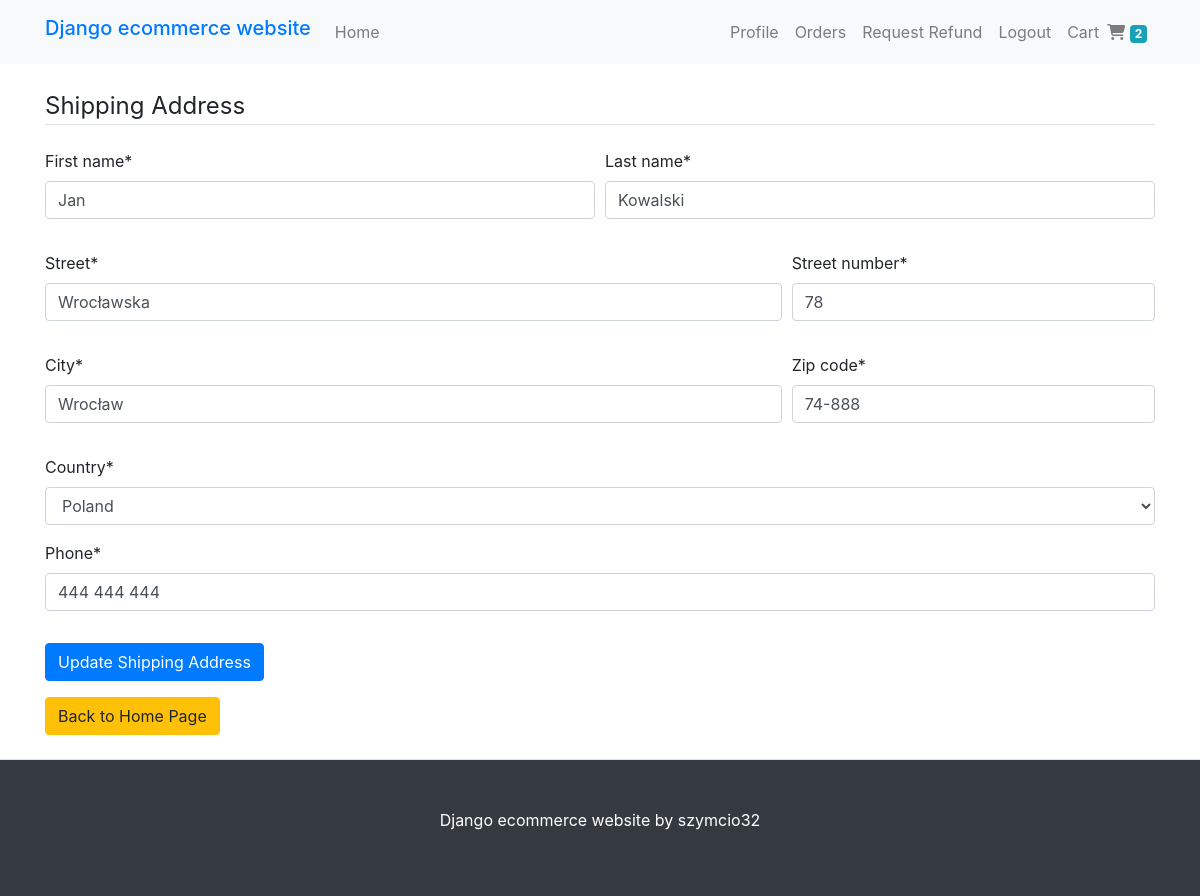
/accounts/profile/ (signed in), run on the app's committed database.
### carts/models.py (models this page shows, shortened)
class Order(models.Model):
    order_id = models.CharField(max_length=20)
    user = models.ForeignKey(settings.AUTH_USER_MODEL, on_delete=models.CASCADE)
    items = models.ManyToManyField(OrderItem)
    ordered = models.BooleanField(default=False)
    created_date = models.DateTimeField(auto_now_add=True)
    shipping_address = models.ForeignKey(ShippingAddress, on_delete=models.SET_NULL, null=True, blank=True)
    payment = models.ForeignKey(Payment, on_delete=models.SET_NULL, null=True, blank=True)
    promo_code_applied = models.BooleanField(default=False)
    promo_code_discount = models.FloatField(default=0)
    refund_requested = models.BooleanField(default=False)
    refund_granted = models.BooleanField(default=False)
    def get_total_quantity(self):
        return sum(item.quantity for item in self.items.all())

class OrderItem(models.Model):
    user = models.ForeignKey(settings.AUTH_USER_MODEL, on_delete=models.CASCADE)
    item = models.ForeignKey(Product, on_delete=models.CASCADE)
    quantity = models.IntegerField(default=1)
    created_date = models.DateTimeField(auto_now_add=True)

### checkout/models.py (models this page shows, shortened)
class ShippingAddress(models.Model):
    user = models.ForeignKey(settings.AUTH_USER_MODEL, on_delete=models.CASCADE)
    first_name = models.CharField(max_length=100)
    last_name = models.CharField(max_length=100)
    street = models.CharField(max_length=100)
    street_number = models.CharField(max_length=10)
    zip_code = models.CharField(max_length=30)
    city = models.CharField(max_length=50)
    country = CountryField()
    phone = models.CharField(max_length=30)
    current_address = models.BooleanField(default=False)

### checkout/views.py (the view, shortened to what this page needs)
# urls.py: path('accounts/profile/', ShippingAddressUpdateView.as_view(), name='profile'),
class ShippingAddressUpdateView(LoginRequiredMixin, SuccessMessageMixin, UpdateView):
    form_class = ShippingAddressForm
    template_name = 'checkout/profile.html'
    success_message = "The address has been successfully updated"
    def get_object(self):
        obj = ShippingAddress.objects.filter(user=self.request.user, current_address=True)
        return obj.first() if obj.exists() else None

### checkout/models.py
class ShippingAddressForm(forms.ModelForm):
    save_address = forms.BooleanField(required=False, label='Save the billing addres')
    class Meta:
        model = ShippingAddress
        fields = [
            'first_name',
            'last_name',
            'street',
            'street_number',
            'zip_code',
            'city',
            'country',
            'phone'
        ]

### carts/templatetags/cart_icon.py (called while the page is built)
@register.filter
def total_cart_items(user):
    if user.is_authenticated:
        order = Order.objects.filter(user=user, ordered=False).first()
        return order.get_total_quantity() if order else 0
    return 0

### checkout/templates/checkout/profile.html (shortened to what this page needs)
{% extends "products/base.html" %}
{% block content %}
    <div class="container my-4">
        <form method="POST">
            <fieldset class="form-group">
                <legend class="border-bottom mb-4">Shipping Address</legend>
                {% include "checkout/shipping_address_form.html" %}
            </fieldset>
            <div class="form-group">
                <button class="btn btn-primary" type="submit">Update Shipping Address</button>
            </div>
        </form>
        <a class="btn btn-warning" href="{% url 'products:home-page' %}">Back to Home Page</a>
    </div>
{% endblock %}

### products/templates/products/navbar.html (shortened to what this page needs)
{% load cart_icon %}
<nav class="navbar sticky-top navbar-expand-md navbar-light bg-light">
    <div class="container">
        <a class="navbar-brand h1 text-primary" href="{% url 'products:home-page' %}">Django ecommerce website</a>
        <div class="collapse navbar-collapse" id="navbarToggler">
            <ul class="navbar-nav mr-auto">
                <li class="nav-item">
                    <a class="nav-link" href="{% url 'products:home-page' %}">Home</a>
                </li>
            </ul>
            <ul class="navbar-nav">
                {% if user.is_authenticated %}
                    <li class="nav-item">
                        <a class="nav-link" href="{% url 'profile' %}">Profile</a>
                    </li>
                    <li class="nav-item">
                        <a class="nav-link" href="{% url 'show-orders' %}">Orders</a>
                    </li>
                    <li class="nav-item">
                        <a class="nav-link" href="{% url 'refund' %}">Request Refund</a>
                    </li>
                    <li class="nav-item">
                        <a class="nav-link" href="{% url 'account_logout' %}">Logout</a>
                    </li>
                {% endif %}
                <li class="nav-item">
                    <a class="nav-link" href="{% url 'carts:show-cart' %}">Cart<i class="fas fa-shopping-cart ml-2"></i>
                        <span id="cart-total-items" class="badge badge-info">{{ user| total_cart_items }}</span>
                    </a>
                </li>
            </ul>
        </div>
    </div>
</nav>

### checkout/templates/checkout/shipping_address_form.html
{% load crispy_forms_tags %}
<div class="form-row">
    <div class="form-group col-md-6">
        {{ form.first_name|as_crispy_field  }}
    </div>
    <div class="form-group col-md-6">
        {{ form.last_name|as_crispy_field  }}
    </div>
</div>
<div class="form-row">
    <div class="form-group col-md-8">
        {{ form.street|as_crispy_field  }}
    </div>
    <div class="form-group col-md-4">
        {{ form.street_number|as_crispy_field  }}
    </div>
</div>
<div class="form-row">
    <div class="form-group col-md-8">
        {{ form.city|as_crispy_field  }}
    </div>
    <div class="form-group col-md-4">
        {{ form.zip_code|as_crispy_field  }}
    </div>
</div>
{{ form.country|as_crispy_field  }}
{{ form.phone|as_crispy_field  }}

### data on the page
ShippingAddress: first_name "Jan", last_name "Kowalski", street "Wrocławska", street_number "78", city "Wrocław", zip_code "74-888", country "Poland", phone "444 444 444"

### other printed values
{{ user| total_cart_items }} "2"
